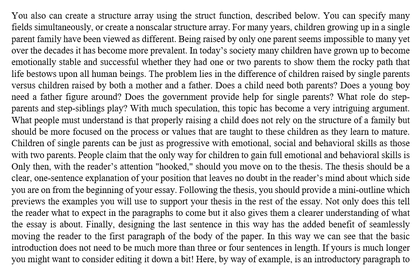
%> input picture Input Images/test1.png, 420 x 275 px, shrunk from 987 x 647 before the run; its folder holds only this picture in this run
$ octave run_lengthcut.m   (GNU Octave 9; MATLAB toolbox functions it lacks are replaced by stand-ins)
%> lines starting %> are read from the running program, lines starting %| are printed output that depends on the picture; in (x1, y1, x2, y2) boxes, pixels count from 0 and x2, y2 are one past the last pixel; in counts of white or black regions, pixels touching at a corner belong together; the program's own positions count from 1
### split_paper.m
function data_split_eachimages = split_paper(image, NUM_SPLIT, OutputFolderName,imagename)
%> called with NUM_SPLIT = [1 14], OutputFolderName = 'Images of splitting result', imagename = 'test1'
    % Split the paper to n*m pieces
    %
    % Output: data_split_images
    %% pre-processing, set the threshold to binarize the img
    IMG_THRE = 0.7;
    img = rgb2gray(double(imread(image.name))/255);
%> img: size 275x420 double; min 0.0549, max 1, mean 0.868
    img(img >= IMG_THRE) = 1;
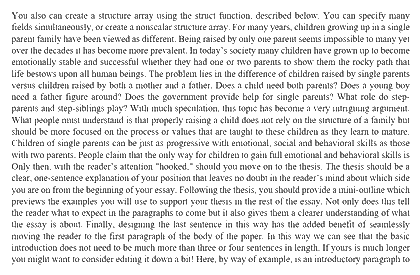
%> img: size 275x420 double; min 0.0549, max 1, mean 0.894
    img(img < IMG_THRE) = 0;
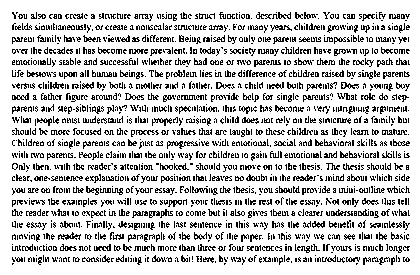
%> img: size 275x420 double; values 0 (black) and 1 (white), 80.1% white; black in thin lines or dots, all inside (x1, y1, x2, y2) = (12, 12, 410, 265)
    [row, col] = size(img);
%> row = 275; col = 420
    %% start splitting
    mkdir([OutputFolderName, '/', imagename]); % make output folder for splitted images
    if NUM_SPLIT(1) == 1   % lengthway cut
        numsplit = NUM_SPLIT(2);
        num_random_order = [1:numsplit];
        step_size = ceil(col / numsplit);
%> step_size = 30
        for j = 1:numsplit
            subname=['sub', num2str(j)];
            data_split_eachimages.(subname) = img(:, ((num_random_order(j)-1) * step_size + 1) : min(num_random_order(j) * step_size, col));
            figure (j)
            imshow(data_split_eachimages.(subname));
            figName = [pwd, '/',OutputFolderName, '/', imagename, '/',subname,'.jpg'];
            saveas(figure (j), figName);
            close all;
        end
%> this loop made 14 passes
%> pass 1, in split_paper, `imshow(data_split_eachimages.(subname));`:
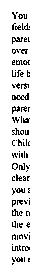
%> displayed picture: size 275x30, on the screen's scale of 0 to 255; 86.7% white; black in thin lines or dots, all inside (x1, y1, x2, y2) = (12, 12, 30, 265)
%> pass 2, in split_paper, `imshow(data_split_eachimages.(subname));`:
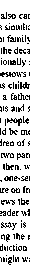
%> displayed picture: size 275x30, on the screen's scale of 0 to 255; 79.5% white; black in thin lines or dots
    else                    % grid cut
        num_random_order = randperm(NUM_SPLIT(1)*NUM_SPLIT(2));
        step_size_row = ceil(row / NUM_SPLIT(1));
        step_size_col = ceil(col / NUM_SPLIT(2));
        count = 1;
        for j = 1:NUM_SPLIT(1)
            for k = 1:NUM_SPLIT(2)
                subname=['sub', num2str(count)];
                row_split = ceil(num_random_order(count)/NUM_SPLIT(2));
                col_split = num_random_order(count) - NUM_SPLIT(2)*(row_split-1);
                data_split_eachimages.(subname) = img(((row_split-1) * step_size_row + 1) : min(row_split * step_size_row, row), ((col_split-1) * step_size_col + 1) : min(col_split * step_size_col, col));
                figure (count)
                imshow(data_split_eachimages.(subname));
                figName = [pwd, '/',OutputFolderName, '/', imagename, '/',subname,'.jpg'];
                saveas(figure (count), figName);
                close all;
                count = count + 1;
            end
        end
    end
end

### vertical_bar_reconstruction_main.m
% vertical bar reconstruction
% Made on 12/01/2017
clear all; close all; clc;
load data_split_images.mat;

imagenames = fieldnames(data);
%> imagenames = {'test1'}
OutputFolderName = 'Output reconstructed images';
mkdir(OutputFolderName); % make output folder for splitted images

for i = 1:length(imagenames)
    img_name = char(imagenames(i));

    % run vertical_bar_reconstruction to get reconstructed image
    reconstruct_final = vertical_bar_reconstruction(data.(img_name));

    % Save reconstructed image to output folder
    figure (i)
    imshow(reconstruct_final);
    img_name_savedname = ['Reconstructed_', img_name];
    figName = [pwd, '/',OutputFolderName,'/', img_name_savedname,'.png'];
    saveas(figure (i), figName);
    close all;
end
%> this loop made 1 pass
%> (img_name, num_split in vertical_bar_reconstruction, ERROR_RATE in vertical_bar_reconstruction) on pass 1: ('test1', 14, 0.05)
%> pass 1, in vertical_bar_reconstruction, `reconstruct_final = reconstruct_image(num_split, left_edge_index, righ..`:
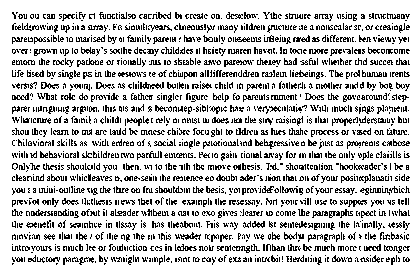
%> reconstruct_final: size 275x420 double; values 0 (black) and 1 (white), 80.1% white; black in thin lines or dots, all inside (x1, y1, x2, y2) = (12, 12, 410, 265)

### vertical_bar_reconstruction.m
function  reconstruct_final = vertical_bar_reconstruction(data_image)
    %% Preparition
    subimagename = fieldnames(data_image);
    num_split = length(subimagename);
    ERROR_RATE = 0.05;

    %% algorithm step 1: build delta matrix
    [delta_matrix, left_edge_index, right_edge_index, ~, ~] = generate_delta_matrix(num_split, subimagename, data_image, ERROR_RATE);

    %% algorithm step 2: reconstruct the image
    reconstruct_final = reconstruct_image(num_split, left_edge_index, right_edge_index, delta_matrix, data_image, subimagename);
end

### generate_delta_matrix.m
function [delta_matrix, left_edge_index, right_edge_index, left_blank_max, right_blank_max] = generate_delta_matrix(num_split, subimagename, data_image, ERROR_RATE)
    % build delta matrix

    %% initialize the delta matrix
    delta_matrix = zeros(num_split, num_split);
    %% find the most left and right edge
    left_edge_index = 1;
    left_blank_max = 0;
    right_edge_index = 1;
    right_blank_max = 0;
    for j = 1:num_split
        subimg_name = char(subimagename(j));
        left_part = data_image.(subimg_name); % use its right edge
        [row, step_size] = size(left_part);

        % find the most left
        for k = 1:step_size
            if (row - sum(left_part(:, k))) / row > ERROR_RATE
                left_blank_val = k - 1;
                break;
            end
        end

        % update the left max
        if (left_blank_val > left_blank_max) || (left_blank_val == step_size)
           left_edge_index = j;
           left_blank_max = left_blank_val;
        end

        % find the most right
        for k = 1:step_size
           if (row - sum(left_part(:, step_size + 1 - k))) / row > ERROR_RATE
               right_blank_val = k - 1;
               break;
           end
        end

        % update the right max
        if (right_blank_val > right_blank_max) || (right_blank_val == step_size)
           right_edge_index = j;
           right_blank_max = right_blank_val;
        end

        left_part_right_edge = left_part(:,end);
        for k = 1:num_split
            if (j == k)
                continue;
            end
            subimg_name = char(subimagename(k));
            right_part = data_image.(subimg_name); % use its left edge
            right_part_left_edge = right_part(:,1);
            delta_matrix(j, k) = sum(~xor(left_part_right_edge, right_part_left_edge));
        end
    end
end

### reconstruct_image.m
function reconstruct_final = reconstruct_image(num_split, left_edge_index, right_edge_index, delta_matrix, data_image, subimagename)
    % reconstruct the papers output the order of pieces

    %% find the reconstruct order
    recons_order = zeros(1, num_split);
    recons_order(1) = left_edge_index;
    recons_order(num_split) = right_edge_index;
    left_idx = 2;
    prev_left = left_edge_index;
    delta_matrix(:, right_edge_index) = 0;

    % find the right part according to the right edge of the prev_left
    while left_idx < num_split
        [~, cur_left] = max(delta_matrix(prev_left, :));
        recons_order(left_idx) = cur_left;
        delta_matrix(: , prev_left) = 0;
        prev_left = cur_left;
        left_idx = left_idx + 1;
    end

    % reconstruct the paper
    reconstruct_final = [];
    for k = 1:length(recons_order)
       subimg_name = char(subimagename(recons_order(k)));
       reconstruct_final = [reconstruct_final, data_image.(subimg_name)];
    end
end

### split_paper_main.m
% Main function to split the images based on grid cut
% Made on 12/01/2017

%% Read Image from Input Image folder
addpath 'Input Images';
list = dir('Input Images/');
OutputFolderName = 'Images of splitting result';

%% Call split_paper function to conduct splitting
for i = 3:1:length(list)
    imagename = list(i).name;
    imagename(end-3:end) = []; % remove the suffix. e.g, .png
    data.(imagename) = split_paper(list(i), NUM_SPLIT, OutputFolderName, imagename);
end

%% Save the data to data_split_images
NAME = 'data_split_images';
save(NAME, 'data');

### run_lengthcut.m
clear all; close all; clc;
%% Input Parameters
NUM_SPLIT = [1 14]; % row and colum
%% Algorithm Running
split_paper_main

vertical_bar_reconstruction_main

$ run again, on Input Images/test2.PNG
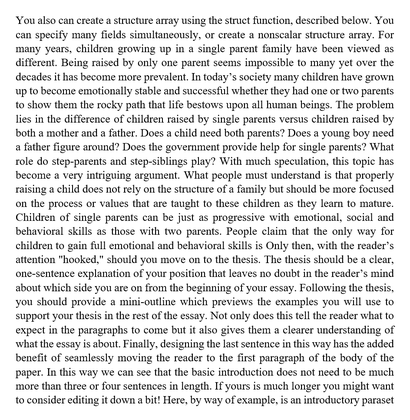
%> input picture Input Images/test2.PNG, 410 x 420 px, shrunk from 944 x 966 before the run
%> in split_paper, `img(img < IMG_THRE) = 0;`:
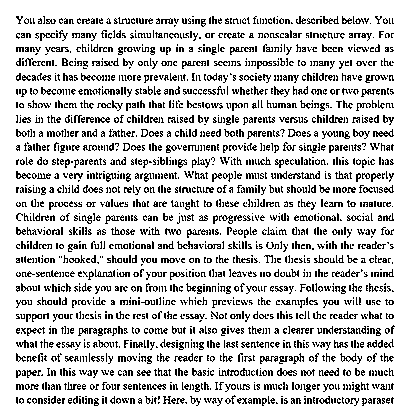
%> img: size 420x410 double; values 0 (black) and 1 (white), 82.5% white; black in thin lines or dots, all inside (x1, y1, x2, y2) = (16, 16, 395, 406)
%> imagenames = {'test2'}
%> the loop `for i = 1:length(imagenames)` made 1 pass
%> (img_name, num_split in vertical_bar_reconstruction, ERROR_RATE in vertical_bar_reconstruction) on pass 1: ('test2', 14, 0.05)
%> pass 1, in vertical_bar_reconstruction, `reconstruct_final = reconstruct_image(num_split, left_edge_index, righ..`:
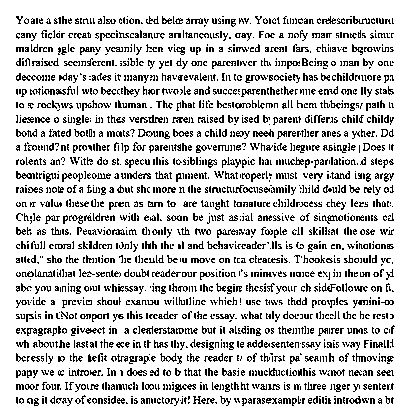
%> reconstruct_final: size 420x410 double; values 0 (black) and 1 (white), 82.5% white; black in thin lines or dots, all inside (x1, y1, x2, y2) = (16, 16, 395, 406)

$ run again, on Input Images/test3.PNG
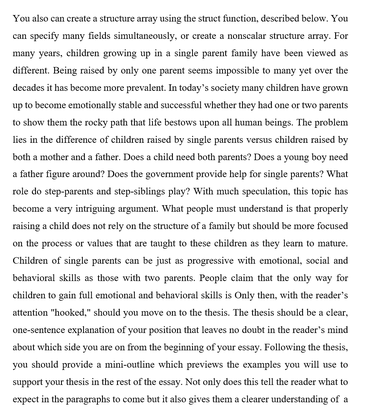
%> input picture Input Images/test3.PNG, 365 x 420 px, shrunk from 948 x 1091 before the run
%> in split_paper, `img(img < IMG_THRE) = 0;`:
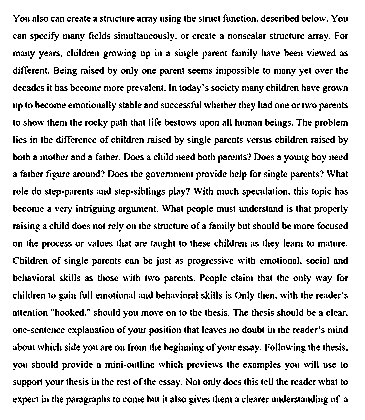
%> img: size 420x365 double; values 0 (black) and 1 (white), 87% white; black in thin lines or dots, all inside (x1, y1, x2, y2) = (13, 14, 348, 405)
%> imagenames = {'test3'}
%> the loop `for i = 1:length(imagenames)` made 1 pass
%> (img_name, num_split in vertical_bar_reconstruction, ERROR_RATE in vertical_bar_reconstruction) on pass 1: ('test3', 14, 0.05)
%> pass 1, in vertical_bar_reconstruction, `reconstruct_final = reconstruct_image(num_split, left_edge_index, righ..`:
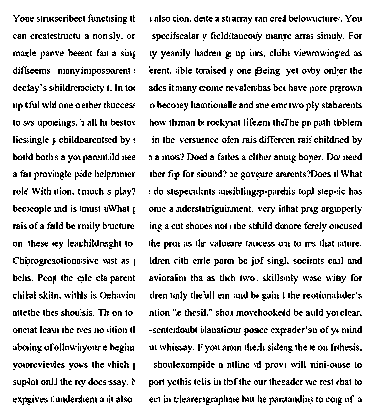
%> reconstruct_final: size 420x365 double; values 0 (black) and 1 (white), 87% white; black in thin lines or dots, all inside (x1, y1, x2, y2) = (13, 14, 362, 405)

$ run again, on Input Images/test4.PNG
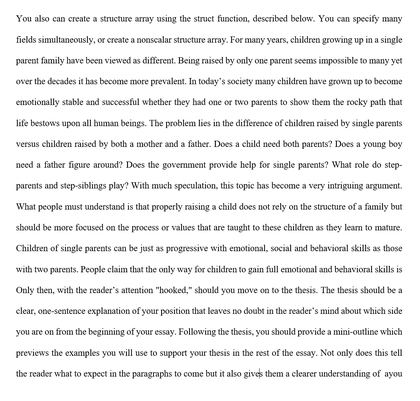
%> input picture Input Images/test4.PNG, 420 x 401 px, shrunk from 1152 x 1100 before the run
%> in split_paper, `img(img < IMG_THRE) = 0;`:
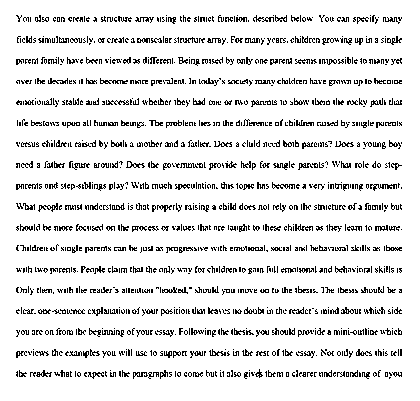
%> img: size 401x420 double; values 0 (black) and 1 (white), 89.7% white; black in thin lines or dots, all inside (x1, y1, x2, y2) = (16, 15, 402, 379)
%> imagenames = {'test4'}
%> the loop `for i = 1:length(imagenames)` made 1 pass
%> (img_name, num_split in vertical_bar_reconstruction, ERROR_RATE in vertical_bar_reconstruction) on pass 1: ('test4', 14, 0.05)
%> pass 1, in vertical_bar_reconstruction, `reconstruct_final = reconstruct_image(num_split, left_edge_index, righ..`:
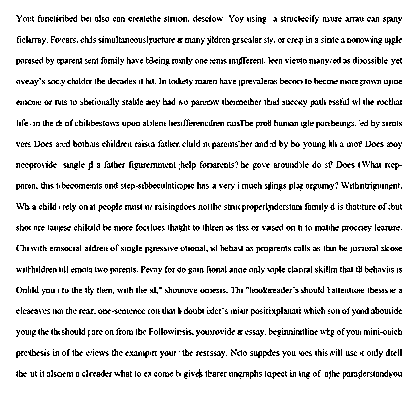
%> reconstruct_final: size 401x420 double; values 0 (black) and 1 (white), 89.7% white; black in thin lines or dots, all inside (x1, y1, x2, y2) = (16, 15, 402, 379)
